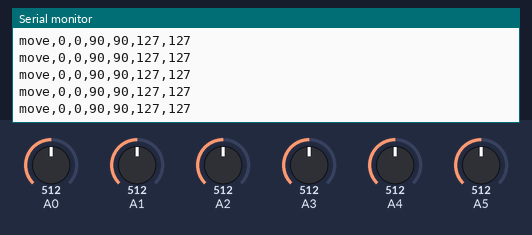
A sketch run on a simulated Arduino Uno, built with avr-gcc and run on an emulated ATmega328P. Shown: the last lines printed to the serial monitor. The inputs (shaded band) are chosen by the test bench; at power-on: A2 = 512, A1 = 512, A0 = 512, A3 = 512, A4 = 512, A5 = 512. No radio packets arrive unless stated.

Above: at 1.2 s.
1.3 s: A2 set to 557
At 2.0 s:
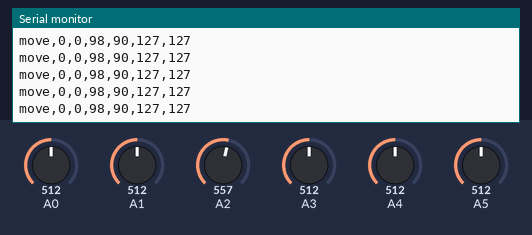
2.8 s: A2 set to 582
At 3.6 s:
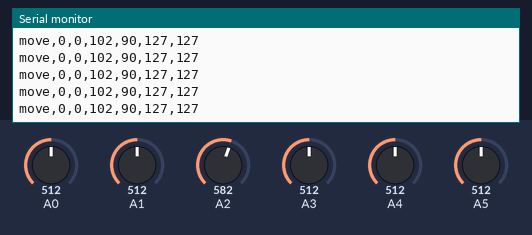
5.8 s: A1 set to 550
At 6.5 s:
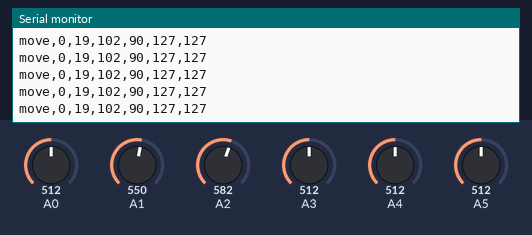
8.8 s: A0 set to 699
At 9.7 s:
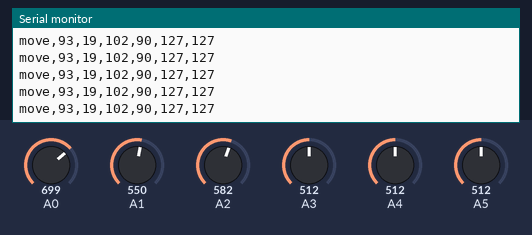
10.3 s: A0 set to 729
At 11.3 s:
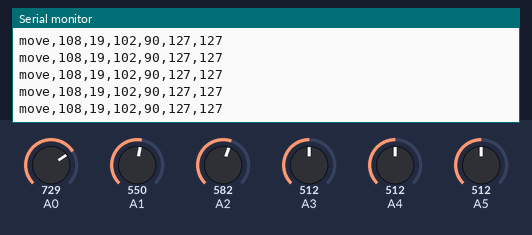
Timing chart, 0 to 13.3 s (numbered marks = the images above; inputs shaded):
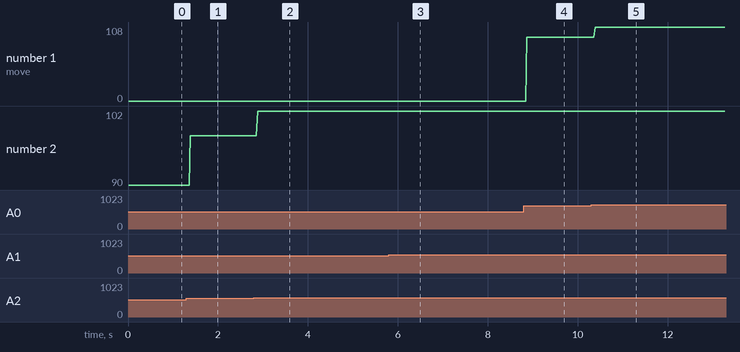

The sketch:

AHMET.ino.ino
```cpp
#include <SPI.h>
#include <RF24.h>

int teker_sag = 0;
int teker_sol = 0;
int kol_sag = 0;
int kol_sol = 0;
int sinyal_korna = 0;
int sinyal_lamba = 0;
//int sinyal_korna = 0;
RF24 radio(9, 10); // CE, CSN pimlerini belirtin
char buff[32];

unsigned long previousMillis = 0;
const unsigned long interval = 10; // 50 ms'lik zaman dilimi

void setup() {
  analogReference(EXTERNAL);
  pinMode(A0,INPUT);
  pinMode(A1,INPUT);
  pinMode(A2,INPUT);
  pinMode(A3,INPUT);
  pinMode(A4,INPUT);
  pinMode(A5,INPUT);
  Serial.begin(9600);
  radio.begin();
  radio.openWritingPipe(0xF0F0F0F0E1LL); // Bu dosyanın gönderim adresi
  radio.openReadingPipe(1, 0xF0F0F0F0D2LL); // Karşı tarafın alım adresi
  radio.stopListening(); // Gönderici modunda çalış
}

void loop() {
   unsigned long currentMillis = millis();
  if (currentMillis - previousMillis >= interval) {
    previousMillis = currentMillis;

    teker_sag = map(analogRead(A0), 0, 1023, -255, 255);
    teker_sol = map(analogRead(A1), 0, 1023, -255, 255);
    kol_sag = map(analogRead(A2), 0, 1023, 0, 180);
    kol_sol = map(analogRead(A3), 0, 1023, 0, 180);
    sinyal_korna = map(analogRead(A4), 0, 1023, 0, 255);
    sinyal_lamba = map(analogRead(A5), 0, 1023, 0, 255);

    sprintf(buff,
      "move,%d,%d,%d,%d,%d,%d",
      teker_sag,teker_sol,kol_sag,kol_sol,sinyal_korna,sinyal_lamba);
    Serial.println( buff );
    radio.write(&buff, sizeof(buff));
  }
}
```

Measured:
- after the input at 1.3 s, the serial monitor: prints a new line after 0.08 s (image 1)
- after the input at 2.8 s, the serial monitor: prints a new line after 0.08 s (image 2)
- after the input at 5.8 s, the serial monitor: prints a new line after 0.07 s (image 3)
- after the input at 8.8 s, the serial monitor: prints a new line after 0.07 s (image 4)
- after the input at 10.3 s, the serial monitor: prints a new line after 0.09 s (image 5)
- plotted number 1: 0 → 93 after the input at 8.8 s, 93 → 108 after the input at 10.3 s
- plotted number 2: 90 → 98 after the input at 1.3 s, 98 → 102 after the input at 2.8 s
